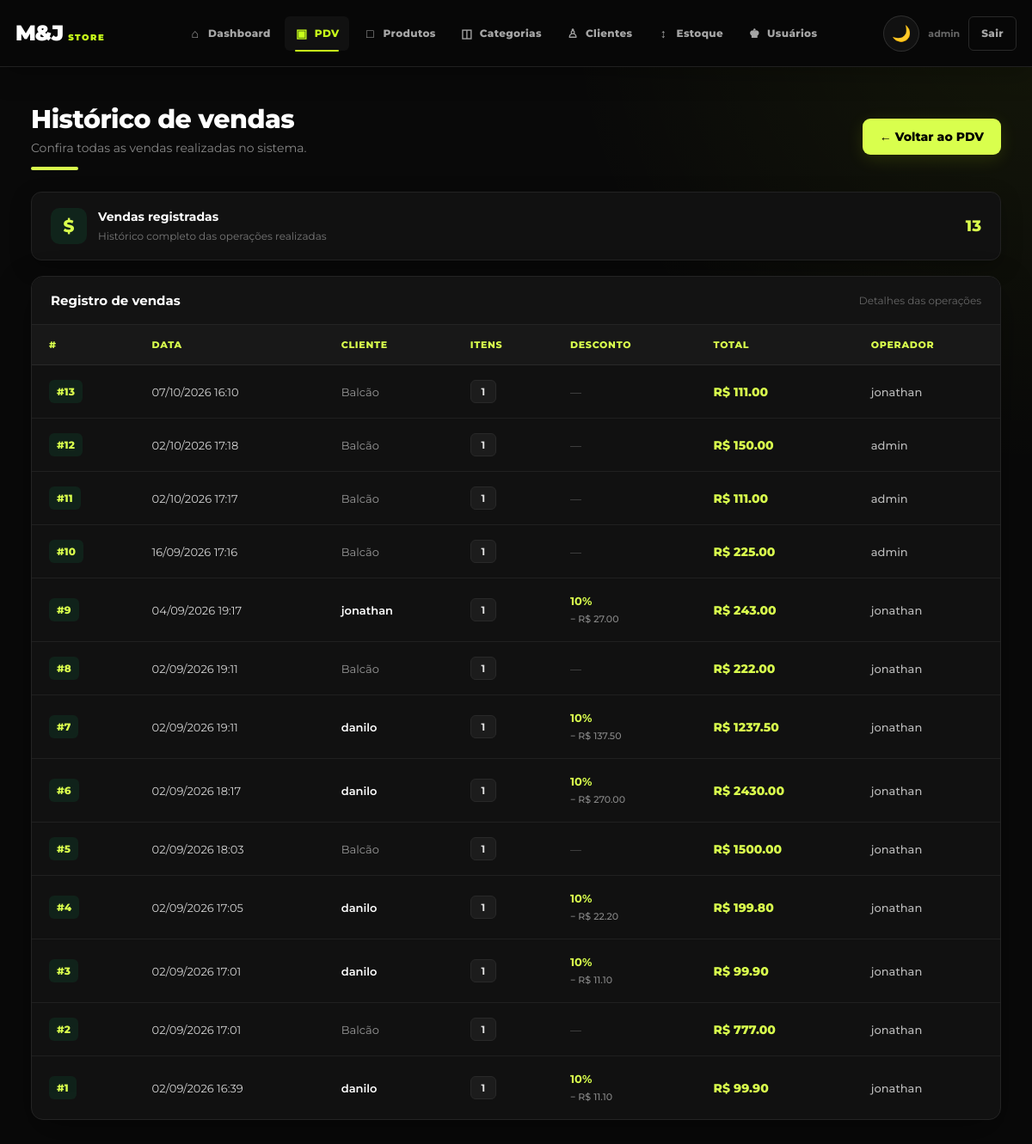
Before: /pdv/historico (signed in) with the older database file.
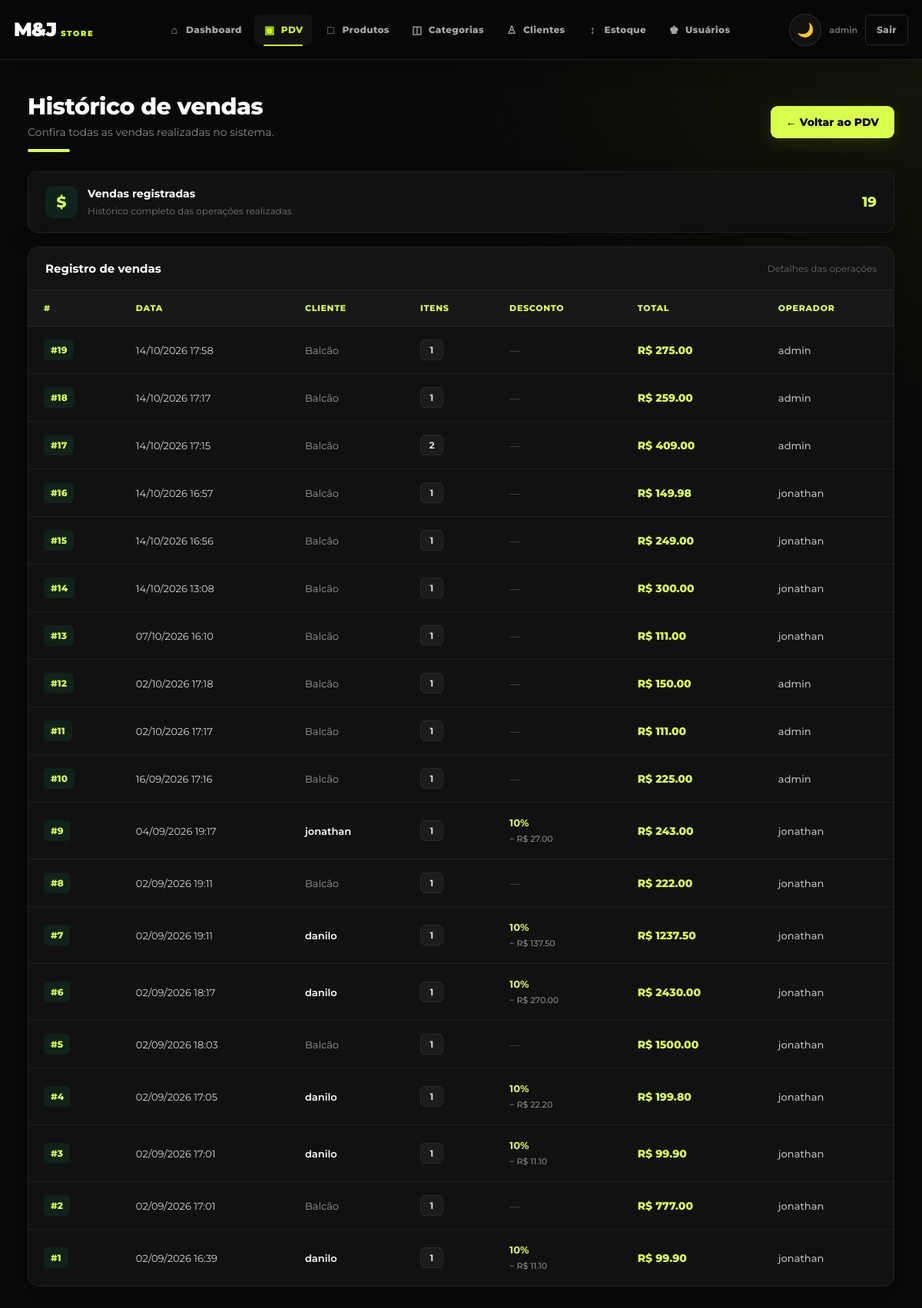
After: the same page with the newer database file.
### app/models/venda.py (models this page shows, shortened)
class Venda(Base):
    __tablename__ = "vendas"
    id = Column(
        Integer,
        primary_key=True,
        index=True
    )
    cliente_id = Column(
        Integer,
        ForeignKey(
            "clientes.id",
            ondelete="SET NULL"
        ),
        nullable=True
    )
    usuario_id = Column(
        Integer,
        ForeignKey(
            "usuarios.id",
            ondelete="SET NULL"
        ),
        nullable=True
    )
    desconto_percentual = Column(
        Float,
        nullable=False,
        default=0.0
    )
    total_bruto = Column(
        Float,
        nullable=False,
        default=0.0
    )
    total_liquido = Column(
        Float,
        nullable=False,
        default=0.0
    )
    observacao = Column(
        String(255),
        nullable=True
    )
    criado_em = Column(
        DateTime,
        server_default=func.now()
    )
    cliente = relationship(
        "Cliente",
        back_populates="vendas"
    )
    usuario = relationship(
        "Usuario",
        backref="vendas"
    )
    itens = relationship(
        "ItemVenda",
        back_populates="venda",
        cascade="all, delete-orphan"
    )
    pagamentos = relationship(
        "Pagamento",
        back_populates="venda",
        cascade="all, delete-orphan"
    )

### app/models/usuarios.py (models this page shows)
class Usuario(Base):
    __tablename__ = "usuarios"
    id = Column(Integer, primary_key=True, autoincrement=True)
    nome = Column(String(100), nullable=False)
    email = Column(String(150), unique=True, nullable=False)
    senha_hash = Column(String(255), nullable=False)
    role = Column(String(20), nullable=False, default="operador")
    ativo = Column(Boolean, default=True)
    criando_em = Column(DateTime, server_default=func.now())

### app/models/cliente.py (models this page shows)
class Cliente(Base):
    __tablename__ = "clientes"
    id = Column(
        Integer,
        primary_key=True,
        index=True
    )
    nome = Column(
        String(150),
        nullable=False
    )
    matricula = Column(
        String(100),
        unique=True,
        nullable=True
    )
    telefone = Column(
        String(30),
        nullable=True
    )
    is_associado = Column(
        Boolean,
        default=False,
        nullable=False
    )
    ativo = Column(
        Boolean,
        default=True,
        nullable=False
    )
    desconto_percentual = Column(
        Float,
        default=0.0,
        nullable=False
    )
    criado_em = Column(
        DateTime,
        server_default=func.now(),
        nullable=False
    )
    vendas = relationship(
        "Venda",
        back_populates="cliente"
    )

### app/controllers/pdv_controller.py (the view)
@router.get("/historico")
def historico(
    request: Request,
    db: Session = Depends(get_db),
    usuario=Depends(get_usuario_logado),
):
    vendas = db.query(Venda).order_by(Venda.id.desc()).limit(100).all()
    return templates.TemplateResponse(
        request=request,
        name="pdv/historico.html",
        context={"request": request, "vendas": vendas, "usuario": usuario},
    )

### app/templates/pdv/historico.html (shortened to what the changed rows need)
<!DOCTYPE html>
<html lang="pt-br">
<head>
    <link rel="stylesheet" href="/static/css/navbar.css">
</head>
<body>
    <main class="container">
        <div class="topo">
            <div class="titulo-area">
                <h1>Histórico de vendas</h1>
            </div>
        </div>
        <div class="resumo">
            <div class="resumo-info">
                <div class="resumo-icone">
                </div>
                <div class="resumo-texto">
                </div>
            </div>
            <div class="contador">
                {{ vendas | length }}
            </div>
        </div>
        <div class="tabela-card">
            <div class="tabela-topo">
                <h2>Registro de vendas</h2>
            </div>
            <div class="tabela-container">
                <table>
                    <thead>
                        <tr>
                            <th>#</th>
                            <th>Data</th>
                            <th>Cliente</th>
                            <th>Itens</th>
                            <th>Desconto</th>
                            <th>Total</th>
                            <th>Operador</th>
                        </tr>
                    </thead>
                    <tbody>
                        {% for v in vendas %}
                        <tr>
                            <td>
                                <a href="/pdv/venda/{{ v.id }}" class="venda-link">
                                    #{{ v.id }}
                                </a>
                            </td>
                            <td>
                                {{ v.criado_em.strftime('%d/%m/%Y %H:%M') }}
                            </td>
                            <td>
                                {% if v.cliente %}
                                <span class="cliente">
                                    {{ v.cliente.nome }}
                                </span>
                                {% else %}
                                <span class="cliente-balcao">
                                    Balcão
                                </span>
                                {% endif %}
                            </td>
                            <td>
                                <span class="quantidade">
                                    {{ v.itens | length }}
                                </span>
                            </td>
                            <td>
                                {% if v.desconto_percentual > 0 %}
                                <span class="desconto">
                                    {{ v.desconto_percentual|int }}%
                                    <br>
                                    <small>
                                        − R$ {{ "%.2f"|format(v.desconto_valor) }}
                                    </small>
                                </span>
                                {% else %}
                                <span class="sem-desconto">
                                    —
                                </span>
                                {% endif %}
                            </td>
                            <td class="total">
                                R$ {{ "%.2f"|format(v.total_liquido) }}
                            </td>
                            <td>
                                <span class="operador">
                                    {{ v.usuario.nome if v.usuario else "—" }}
                                </span>
                            </td>
                        </tr>
                        {% endfor %}
                    </tbody>
                </table>
            </div>
        </div>
    </main>
</body>
</html>

Changed rows visible on the page:
added Venda: id "19", criado_em "14/10/2026 17:58", shows "Balcão", itens|length "1", total_liquido "275.00", usuario "admin"
added Venda: id "18", criado_em "14/10/2026 17:17", shows "Balcão", itens|length "1", total_liquido "259.00", usuario "admin"
added Venda: id "17", criado_em "14/10/2026 17:15", shows "Balcão", itens|length "2", total_liquido "409.00", usuario "admin"
added Venda: id "16", criado_em "14/10/2026 16:57", shows "Balcão", itens|length "1", total_liquido "149.98", usuario "jonathan"
added Venda: id "15", criado_em "14/10/2026 16:56", shows "Balcão", itens|length "1", total_liquido "249.00", usuario "jonathan"
added Venda: id "14", criado_em "14/10/2026 13:08", shows "Balcão", itens|length "1", total_liquido "300.00", usuario "jonathan"
Other visible differences:
{{ vendas | length }}: "13" → "19"
